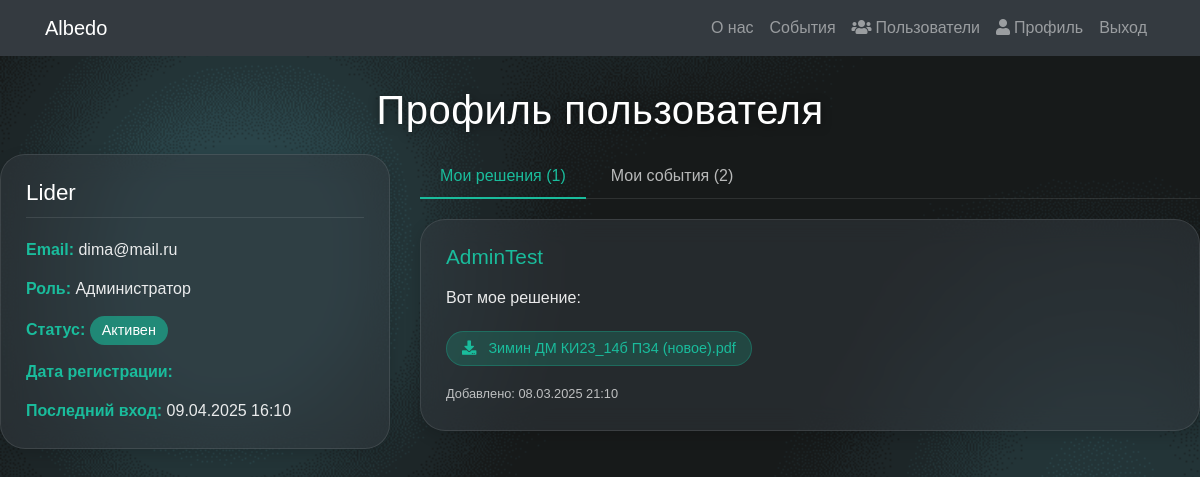
Before: /profile/ (signed in) with the older database file.
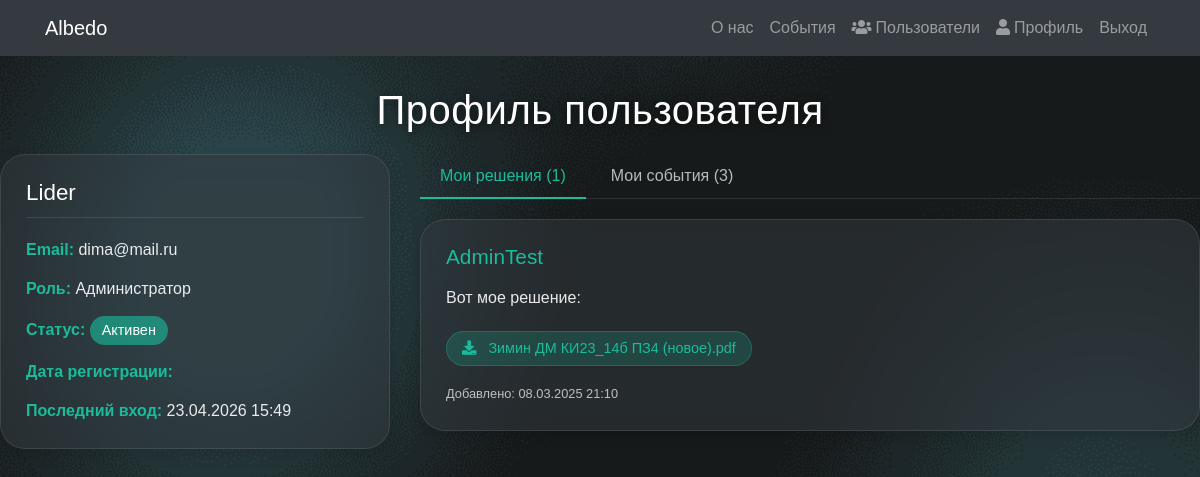
After: the same page with the newer database file.
### albedo/models.py (models this page shows, shortened)
class User(AbstractUser):
    ROLE_CHOICES = (
        ('user', 'Пользователь'),
        ('admin', 'Администратор'),
    )
    email = models.EmailField(unique=True)
    role = models.CharField(max_length=5, choices=ROLE_CHOICES, default='user')
    active = models.BooleanField(default=True)
    USERNAME_FIELD = 'username'
    REQUIRED_FIELDS = ['email']
    def get_role_display(self):
        return dict(self.ROLE_CHOICES).get(self.role, 'Неизвестно')

### albedo/views.py (the view)
# urls.py: path('profile/', views.profile, name='profile'),  # Новый URL для профиля
@login_required
@cache_control(private=True, max_age=3600)
def profile(request):
    user_solutions = Solution.objects.filter(user=request.user).order_by('-created_at')
    user_events = Event.objects.filter(user=request.user).order_by('-status', '-created_at')
    context = {
        'user': request.user,
        'solutions': user_solutions,
        'events': user_events
    }
    return render(request, 'albedo/profile.html', context)

### albedo/templates/albedo/profile.html (shortened to what the changed rows need)
{% extends 'albedo/base.html' %}
{% load static %}
{% block content %}
<div style="padding-top: 30px;">
    <h1 style="text-align: center; color: white; font-size: 2.5rem; margin-bottom: 20px; text-shadow: 0 2px 10px rgba(0,0,0,0.5); font-weight: 300; letter-spacing: 0.5px;">Профиль пользователя</h1>
</div>
<div style="display: flex; max-width: 1200px; margin: 0 auto; gap: 30px; flex-wrap: wrap;">
    <div style="flex: 1; min-width: 300px;">
        <div style="background-color: rgba(52, 58, 64, 0.5); border-radius: 25px; padding: 25px; backdrop-filter: blur(12px); border: 1px solid rgba(255,255,255,0.1); box-shadow: 0 5px 15px rgba(0,0,0,0.15);">
            <h4 style="color: white; margin-top: 0; margin-bottom: 20px; font-size: 1.4rem; border-bottom: 1px solid rgba(255,255,255,0.1); padding-bottom: 10px;">{{ user.username }}</h4>
            <p style="color: rgba(255,255,255,0.9); margin-bottom: 15px;"><strong style="color: #1ABC9C;">Email:</strong> {{ user.email }}</p>
            <p style="color: rgba(255,255,255,0.9); margin-bottom: 15px;"><strong style="color: #1ABC9C;">Роль:</strong> {{ user.get_role_display }}</p>
            <p style="color: rgba(255,255,255,0.9); margin-bottom: 15px;">
                <strong style="color: #1ABC9C;">Статус:</strong>
                <span style="display: inline-block; padding: 4px 12px; border-radius: 20px; font-size: 0.9rem; background-color: {% if user.active %}rgba(26, 188, 156, 0.6){% else %}rgba(231, 76, 60, 0.6){% endif %}; color: white; font-weight: 500;">
                </span>
            </p>
            <p style="color: rgba(255,255,255,0.9); margin-bottom: 15px;"><strong style="color: #1ABC9C;">Дата регистрации:</strong> {{ user.date_joined|date:"d.m.Y" }}</p>
            <p style="color: rgba(255,255,255,0.9); margin-bottom: 0;"><strong style="color: #1ABC9C;">Последний вход:</strong> {{ user.last_login|date:"d.m.Y H:i"|default:"Нет данных" }}</p>
        </div>
    </div>
    <div style="flex: 2; min-width: 300px;">
        <div style="display: flex; border-bottom: 1px solid rgba(255,255,255,0.1); margin-bottom: 20px;">
            <button id="solutions-tab" class="profile-tab active" onclick="switchTab('solutions')">Мои решения ({{ solutions.count }})</button>
            <button id="events-tab" class="profile-tab" onclick="switchTab('events')">Мои события ({{ events.count }})</button>
        </div>
    </div>
</div>
{% endblock %}

Changed rows visible on the page:
changed User "Lider": last_login "09.04.2025 16:10" → "23.04.2026 15:49"
Other visible differences:
{{ events.count }}: "2" → "3"
